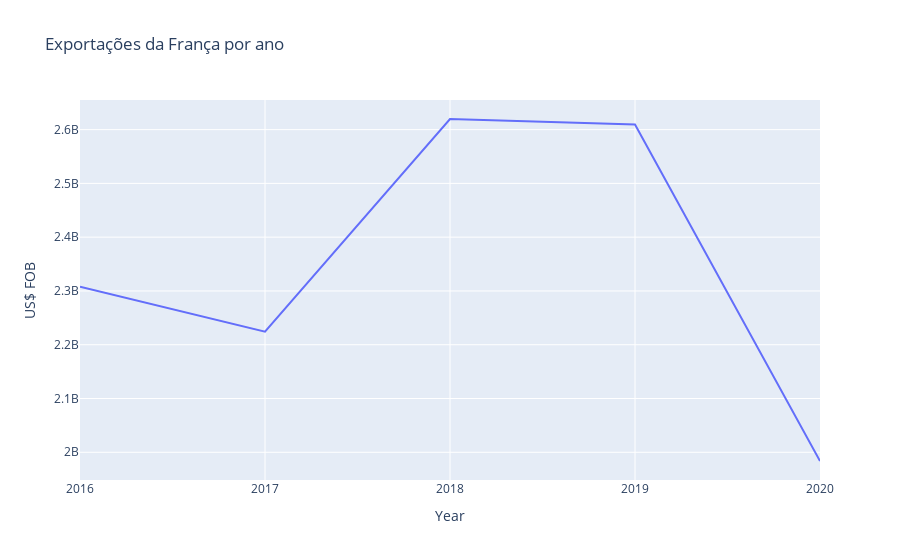

Notebook code for this chart:
### Markdown cell above
###### Evolução das exportações para a França ao longo dos anos (US$)

### Code cell
# exportacao_ano = tabela.groupby(["Year", "Month"]).sum()
exportacao_ano = tabela.groupby("Year").sum()
exportacao_ano = exportacao_ano[["US$ FOB", "Net Weight"]]

def formatacao(valor):
    return f"$ {valor:,.2f}"

import plotly.express as px

exportacao_ano = exportacao_ano.reset_index()
grafico = px.line(exportacao_ano, x="Year", y="US$ FOB", title="Exportações da França por ano")
grafico.update_xaxes(type="category")
grafico.update_xaxes(rangemode="tozero")
grafico.show()

exportacao_ano["US$ FOB"] = exportacao_ano["US$ FOB"].map(formatacao)

display(exportacao_ano)

### Figure 1 — Plotly figure (JSON) as saved in the notebook; plotly's stock layout.template omitted (floating-point values rounded to 4 significant figures)
{"data": [{"hovertemplate": "Year=%{x}<br>US$ FOB=%{y}<extra></extra>", "legendgroup": "", "line": {"color": "#636efa", "dash": "solid"}, "marker": {"symbol": "circle"}, "mode": "lines", "name": "", "orientation": "v", "showlegend": false, "type": "scatter", "x": [2016, 2017, 2018, 2019, 2020], "xaxis": "x", "y": [2307750041, 2224352728, 2619712208, 2609361806, 1983797405], "yaxis": "y"}], "layout": {"legend": {"tracegroupgap": 0}, "title": {"text": "Exportações da França por ano"}, "xaxis": {"anchor": "y", "domain": [0, 1], "rangemode": "tozero", "title": {"text": "Year"}, "type": "category"}, "yaxis": {"anchor": "x", "domain": [0, 1], "title": {"text": "US$ FOB"}}}}
